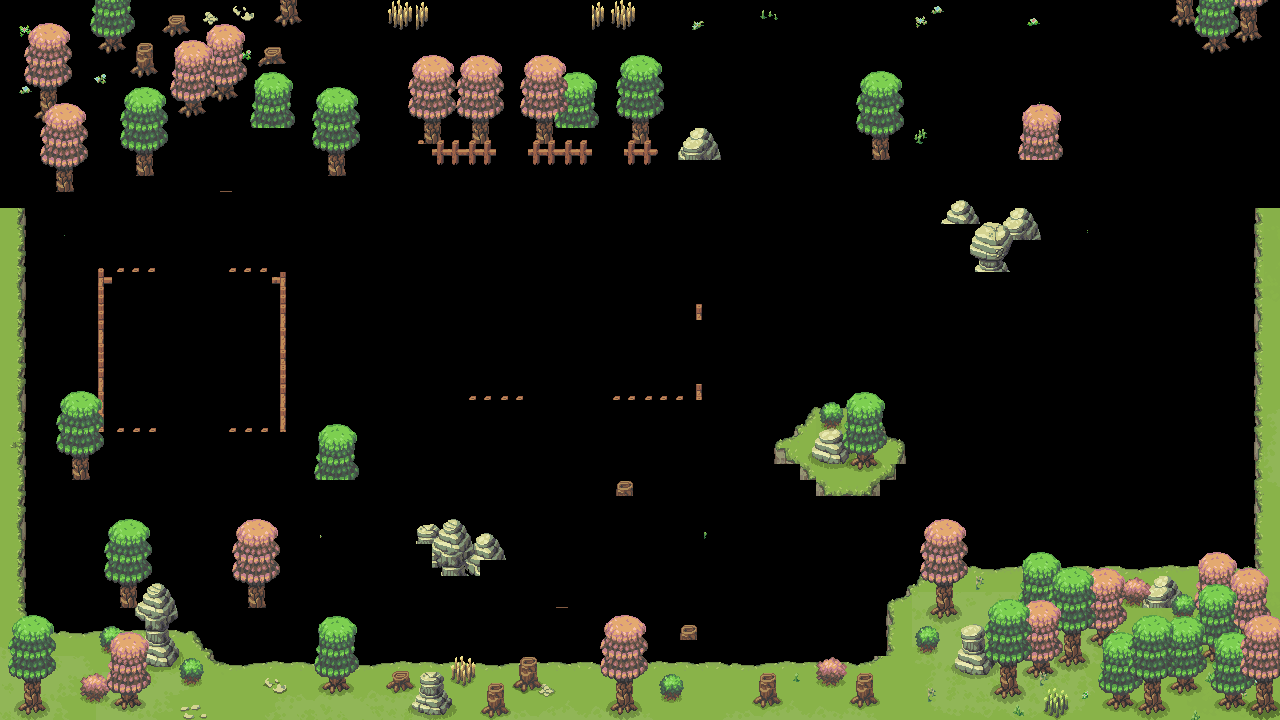

Below is a game level as drawn by its tile map, then a one-line description and the .tmx that defines it (tile-layer data replaced by summaries):
An orthogonal 80x45 tile map with 16x16 px tiles, 3 tile layers (higherground_pdown, tight_pdown, oject_pdown), 17 tilesets.

<map version="1.8" tiledversion="1.8.4" orientation="orthogonal" renderorder="right-down" width="80" height="45" tilewidth="16" tileheight="16" infinite="0" nextlayerid="12" nextobjectid="1">
 <tileset firstgid="1" name="water_env" tilewidth="16" tileheight="16" tilecount="2400" columns="48">
  <image source="../tile/2DML_SET2/water_env.png" width="768" height="800" />
 </tileset>
 <tileset firstgid="2401" name="mainlevbuild" tilewidth="16" tileheight="16" tilecount="8000" columns="100">
  <image source="../tile/2DML_SET2/mainlevbuild.png" width="1600" height="1280" />
 </tileset>
 <tileset firstgid="10401" name="bush3B" tilewidth="32" tileheight="32" tilecount="12" columns="4">
  <image source="../tile/2DML_SET2/Animated/bush3B.png" width="128" height="96" />
  <tile id="0">
   <animation>
    <frame tileid="0" duration="100" />
    <frame tileid="1" duration="100" />
    <frame tileid="2" duration="100" />
    <frame tileid="3" duration="100" />
    <frame tileid="4" duration="100" />
    <frame tileid="5" duration="100" />
    <frame tileid="6" duration="100" />
    <frame tileid="7" duration="100" />
    <frame tileid="8" duration="100" />
    <frame tileid="9" duration="100" />
   </animation>
  </tile>
 </tileset>
 <tileset firstgid="10413" name="bush1A" tilewidth="32" tileheight="32" tilecount="12" columns="4">
  <image source="../tile/2DML_SET2/Animated/bush1A.png" width="128" height="96" />
  <tile id="0">
   <animation>
    <frame tileid="0" duration="100" />
    <frame tileid="1" duration="100" />
    <frame tileid="2" duration="100" />
    <frame tileid="3" duration="100" />
    <frame tileid="4" duration="100" />
    <frame tileid="5" duration="100" />
    <frame tileid="6" duration="100" />
    <frame tileid="7" duration="100" />
    <frame tileid="8" duration="100" />
    <frame tileid="9" duration="100" />
   </animation>
  </tile>
 </tileset>
 <tileset firstgid="10425" name="other_props" tilewidth="16" tileheight="16" tilecount="256" columns="16">
  <image source="../tile/2DML_SET2/other_props.png" width="256" height="256" />
 </tileset>
 <tileset firstgid="10681" name="decorative_props" tilewidth="16" tileheight="16" tilecount="1024" columns="32">
  <image source="../tile/2DML_SET2/decorative_props.png" width="512" height="512" />
 </tileset>
 <tileset firstgid="11705" name="tree2A" tilewidth="64" tileheight="96" tilecount="10" columns="10">
  <image source="../tile/2DML_SET2/Animated/tree2A.png" width="640" height="96" />
  <tile id="0">
   <animation>
    <frame tileid="0" duration="100" />
    <frame tileid="1" duration="100" />
    <frame tileid="2" duration="100" />
    <frame tileid="3" duration="100" />
    <frame tileid="4" duration="100" />
    <frame tileid="5" duration="100" />
    <frame tileid="6" duration="100" />
    <frame tileid="7" duration="100" />
    <frame tileid="8" duration="100" />
    <frame tileid="9" duration="100" />
   </animation>
  </tile>
 </tileset>
 <tileset firstgid="11715" name="tree1B" tilewidth="64" tileheight="128" tilecount="10" columns="10">
  <image source="../tile/2DML_SET2/Animated/tree1B.png" width="640" height="128" />
  <tile id="0">
   <animation>
    <frame tileid="0" duration="100" />
    <frame tileid="1" duration="100" />
    <frame tileid="2" duration="100" />
    <frame tileid="3" duration="100" />
    <frame tileid="4" duration="100" />
    <frame tileid="5" duration="100" />
    <frame tileid="6" duration="100" />
    <frame tileid="7" duration="100" />
    <frame tileid="8" duration="100" />
    <frame tileid="9" duration="100" />
   </animation>
  </tile>
 </tileset>
 <tileset firstgid="11725" name="tree1A" tilewidth="64" tileheight="128" tilecount="10" columns="10">
  <image source="../tile/2DML_SET2/Animated/tree1A.png" width="640" height="128" />
  <tile id="0">
   <animation>
    <frame tileid="0" duration="100" />
    <frame tileid="1" duration="100" />
    <frame tileid="2" duration="100" />
    <frame tileid="3" duration="100" />
    <frame tileid="4" duration="100" />
    <frame tileid="5" duration="100" />
    <frame tileid="6" duration="100" />
    <frame tileid="7" duration="100" />
    <frame tileid="8" duration="100" />
    <frame tileid="9" duration="100" />
   </animation>
  </tile>
 </tileset>
 <tileset firstgid="11735" name="tree1A2000" tilewidth="64" tileheight="96" tilecount="10" columns="10">
  <image source="../tile/2DML_SET2/Animated/tree1A.png" width="640" height="128" />
  <tile id="0">
   <animation>
    <frame tileid="0" duration="100" />
    <frame tileid="1" duration="100" />
    <frame tileid="2" duration="100" />
    <frame tileid="3" duration="100" />
    <frame tileid="4" duration="100" />
    <frame tileid="5" duration="100" />
    <frame tileid="6" duration="100" />
    <frame tileid="7" duration="100" />
    <frame tileid="8" duration="100" />
    <frame tileid="9" duration="100" />
   </animation>
  </tile>
 </tileset>
 <tileset firstgid="11745" name="tree1A3000" tilewidth="64" tileheight="16" tilecount="80" columns="10">
  <image source="../tile/2DML_SET2/Animated/tree1A.png" width="640" height="128" />
 </tileset>
 <tileset firstgid="11825" name="tree1B2000" tilewidth="64" tileheight="96" tilecount="10" columns="10">
  <image source="../tile/2DML_SET2/Animated/tree1B.png" width="640" height="128" />
  <tile id="0">
   <animation>
    <frame tileid="0" duration="100" />
    <frame tileid="1" duration="100" />
    <frame tileid="2" duration="100" />
    <frame tileid="3" duration="100" />
    <frame tileid="4" duration="100" />
    <frame tileid="5" duration="100" />
    <frame tileid="6" duration="100" />
    <frame tileid="7" duration="100" />
    <frame tileid="8" duration="100" />
    <frame tileid="9" duration="100" />
   </animation>
  </tile>
 </tileset>
 <tileset firstgid="11835" name="tree2A2000" tilewidth="64" tileheight="16" tilecount="60" columns="10">
  <image source="../tile/2DML_SET2/Animated/tree2A.png" width="640" height="96" />
  <tile id="0">
   <animation>
    <frame tileid="0" duration="100" />
    <frame tileid="1" duration="100" />
    <frame tileid="2" duration="100" />
    <frame tileid="3" duration="100" />
    <frame tileid="4" duration="100" />
    <frame tileid="5" duration="100" />
    <frame tileid="6" duration="100" />
    <frame tileid="7" duration="100" />
    <frame tileid="8" duration="100" />
    <frame tileid="9" duration="100" />
   </animation>
  </tile>
  <tile id="10">
   <animation>
    <frame tileid="10" duration="100" />
    <frame tileid="11" duration="100" />
    <frame tileid="12" duration="100" />
    <frame tileid="13" duration="100" />
    <frame tileid="14" duration="100" />
    <frame tileid="15" duration="100" />
    <frame tileid="16" duration="100" />
    <frame tileid="17" duration="100" />
    <frame tileid="18" duration="100" />
    <frame tileid="19" duration="100" />
   </animation>
  </tile>
  <tile id="20">
   <animation>
    <frame tileid="30" duration="100" />
    <frame tileid="31" duration="100" />
    <frame tileid="32" duration="100" />
    <frame tileid="33" duration="100" />
    <frame tileid="34" duration="100" />
    <frame tileid="35" duration="100" />
    <frame tileid="36" duration="100" />
    <frame tileid="37" duration="100" />
    <frame tileid="38" duration="100" />
    <frame tileid="39" duration="100" />
   </animation>
  </tile>
  <tile id="30">
   <animation>
    <frame tileid="30" duration="100" />
    <frame tileid="31" duration="100" />
    <frame tileid="32" duration="100" />
    <frame tileid="33" duration="100" />
    <frame tileid="34" duration="100" />
    <frame tileid="35" duration="100" />
    <frame tileid="36" duration="100" />
    <frame tileid="37" duration="100" />
    <frame tileid="38" duration="100" />
    <frame tileid="39" duration="100" />
   </animation>
  </tile>
  <tile id="40">
   <animation>
    <frame tileid="40" duration="100" />
    <frame tileid="41" duration="100" />
    <frame tileid="42" duration="100" />
    <frame tileid="43" duration="100" />
    <frame tileid="44" duration="100" />
    <frame tileid="45" duration="100" />
    <frame tileid="46" duration="100" />
    <frame tileid="47" duration="100" />
    <frame tileid="48" duration="100" />
    <frame tileid="49" duration="100" />
   </animation>
  </tile>
 </tileset>
 <tileset firstgid="11895" name="tree1B" tilewidth="64" tileheight="96" tilecount="10" columns="10">
  <image source="../tile/2DML_SET2/Animated/tree1B.png" width="640" height="128" />
  <tile id="0">
   <animation>
    <frame tileid="0" duration="100" />
    <frame tileid="1" duration="100" />
    <frame tileid="2" duration="100" />
    <frame tileid="3" duration="100" />
    <frame tileid="4" duration="100" />
    <frame tileid="5" duration="100" />
    <frame tileid="6" duration="100" />
    <frame tileid="7" duration="100" />
    <frame tileid="8" duration="100" />
    <frame tileid="9" duration="100" />
   </animation>
  </tile>
 </tileset>
 <tileset firstgid="11905" name="tree1B3000" tilewidth="64" tileheight="16" tilecount="80" columns="10">
  <image source="../tile/2DML_SET2/Animated/tree1B.png" width="640" height="128" />
 </tileset>
 <tileset firstgid="11985" name="tree2B" tilewidth="64" tileheight="96" tilecount="10" columns="10">
  <image source="../tile/2DML_SET2/Animated/tree2B.png" width="640" height="96" />
  <tile id="0">
   <animation>
    <frame tileid="0" duration="100" />
    <frame tileid="1" duration="100" />
    <frame tileid="2" duration="100" />
    <frame tileid="3" duration="100" />
    <frame tileid="4" duration="100" />
    <frame tileid="5" duration="100" />
    <frame tileid="6" duration="100" />
    <frame tileid="7" duration="100" />
    <frame tileid="8" duration="100" />
    <frame tileid="9" duration="100" />
   </animation>
  </tile>
 </tileset>
 <tileset firstgid="11995" name="tree2B2000" tilewidth="64" tileheight="16" tilecount="60" columns="10">
  <image source="../tile/2DML_SET2/Animated/tree2B.png" width="640" height="96" />
  <tile id="0">
   <animation>
    <frame tileid="0" duration="100" />
    <frame tileid="1" duration="100" />
    <frame tileid="2" duration="100" />
    <frame tileid="3" duration="100" />
    <frame tileid="4" duration="100" />
    <frame tileid="5" duration="100" />
    <frame tileid="6" duration="100" />
    <frame tileid="7" duration="100" />
    <frame tileid="8" duration="100" />
    <frame tileid="9" duration="100" />
   </animation>
  </tile>
  <tile id="10">
   <animation>
    <frame tileid="10" duration="100" />
    <frame tileid="11" duration="100" />
    <frame tileid="12" duration="100" />
    <frame tileid="13" duration="100" />
    <frame tileid="14" duration="100" />
    <frame tileid="15" duration="100" />
    <frame tileid="16" duration="100" />
    <frame tileid="17" duration="100" />
    <frame tileid="18" duration="100" />
    <frame tileid="19" duration="100" />
   </animation>
  </tile>
  <tile id="20">
   <animation>
    <frame tileid="20" duration="100" />
    <frame tileid="21" duration="100" />
    <frame tileid="22" duration="100" />
    <frame tileid="23" duration="100" />
    <frame tileid="24" duration="100" />
    <frame tileid="25" duration="100" />
    <frame tileid="26" duration="100" />
    <frame tileid="27" duration="100" />
    <frame tileid="28" duration="100" />
    <frame tileid="29" duration="100" />
   </animation>
  </tile>
  <tile id="30">
   <animation>
    <frame tileid="30" duration="100" />
    <frame tileid="31" duration="100" />
    <frame tileid="32" duration="100" />
    <frame tileid="33" duration="100" />
    <frame tileid="34" duration="100" />
    <frame tileid="35" duration="100" />
    <frame tileid="36" duration="100" />
    <frame tileid="37" duration="100" />
    <frame tileid="38" duration="100" />
    <frame tileid="39" duration="100" />
   </animation>
  </tile>
  <tile id="40">
   <animation>
    <frame tileid="40" duration="100" />
    <frame tileid="41" duration="100" />
    <frame tileid="42" duration="100" />
    <frame tileid="43" duration="100" />
    <frame tileid="44" duration="100" />
    <frame tileid="45" duration="100" />
    <frame tileid="46" duration="100" />
    <frame tileid="47" duration="100" />
    <frame tileid="48" duration="100" />
    <frame tileid="49" duration="100" />
   </animation>
  </tile>
 </tileset>
 <layer id="9" name="higherground_pdown" width="80" height="45">
  <data>[3600 cells, 646 non-empty, 336 distinct tile ids]</data>
 </layer>
 <layer id="10" name="tight_pdown" width="80" height="45">
  <data>[3600 cells, 115 non-empty, 80 distinct tile ids]</data>
 </layer>
 <layer id="11" name="oject_pdown" width="80" height="45">
  <data>[3600 cells, 349 non-empty, 246 distinct tile ids]</data>
 </layer>
</map>
